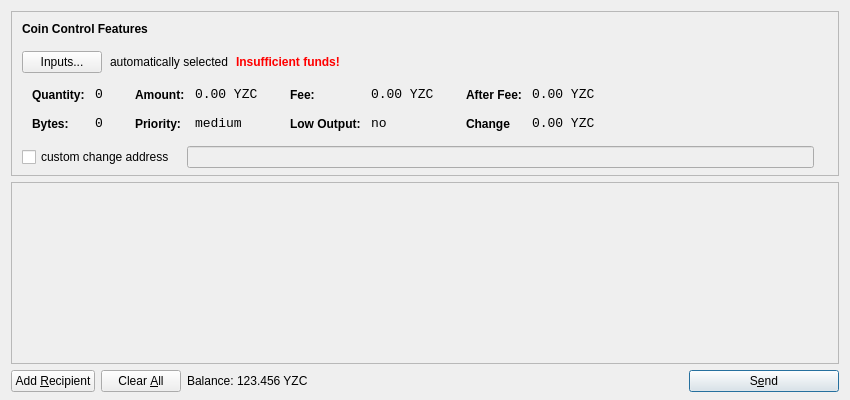
<?xml version="1.0" encoding="UTF-8"?>
<ui version="4.0">
 <class>SendCoinsDialog</class>
 <widget class="QDialog" name="SendCoinsDialog">
  <property name="geometry">
   <rect>
    <x>0</x>
    <y>0</y>
    <width>850</width>
    <height>400</height>
   </rect>
  </property>
  <property name="windowTitle">
   <string>Send Coins</string>
  </property>
  <layout class="QVBoxLayout" name="verticalLayout" stretch="0,1,0">
   <property name="bottomMargin">
    <number>8</number>
   </property>
   <item>
    <widget class="QFrame" name="frameCoinControl">
     <property name="sizePolicy">
      <sizepolicy hsizetype="Expanding" vsizetype="Expanding">
       <horstretch>0</horstretch>
       <verstretch>0</verstretch>
      </sizepolicy>
     </property>
     <property name="maximumSize">
      <size>
       <width>16777215</width>
       <height>16777215</height>
      </size>
     </property>
     <property name="frameShape">
      <enum>QFrame::StyledPanel</enum>
     </property>
     <property name="frameShadow">
      <enum>QFrame::Sunken</enum>
     </property>
     <layout class="QVBoxLayout" name="verticalLayoutCoinControl2">
      <property name="spacing">
       <number>-1</number>
      </property>
      <property name="leftMargin">
       <number>0</number>
      </property>
      <property name="topMargin">
       <number>0</number>
      </property>
      <property name="rightMargin">
       <number>0</number>
      </property>
      <property name="bottomMargin">
       <number>6</number>
      </property>
      <item>
       <layout class="QVBoxLayout" name="verticalLayoutCoinControl" stretch="0,0,0,0,1">
        <property name="spacing">
         <number>0</number>
        </property>
        <property name="leftMargin">
         <number>10</number>
        </property>
        <property name="topMargin">
         <number>10</number>
        </property>
        <item>
         <layout class="QHBoxLayout" name="horizontalLayoutCoinControl1">
          <property name="bottomMargin">
           <number>15</number>
          </property>
          <item>
           <widget class="QLabel" name="labelCoinControlFeatures">
            <property name="sizePolicy">
             <sizepolicy hsizetype="Preferred" vsizetype="Maximum">
              <horstretch>0</horstretch>
              <verstretch>0</verstretch>
             </sizepolicy>
            </property>
            <property name="font">
             <font>
              <weight>75</weight>
              <bold>true</bold>
             </font>
            </property>
            <property name="styleSheet">
             <string notr="true">font-weight:bold;</string>
            </property>
            <property name="text">
             <string>Coin Control Features</string>
            </property>
           </widget>
          </item>
         </layout>
        </item>
        <item>
         <layout class="QHBoxLayout" name="horizontalLayoutCoinControl2" stretch="0,0,0,0">
          <property name="spacing">
           <number>8</number>
          </property>
          <property name="bottomMargin">
           <number>10</number>
          </property>
          <item>
           <widget class="QPushButton" name="pushButtonCoinControl">
            <property name="styleSheet">
             <string notr="true"/>
            </property>
            <property name="text">
             <string>Inputs...</string>
            </property>
           </widget>
          </item>
          <item>
           <widget class="QLabel" name="labelCoinControlAutomaticallySelected">
            <property name="text">
             <string>automatically selected</string>
            </property>
            <property name="margin">
             <number>5</number>
            </property>
           </widget>
          </item>
          <item>
           <widget class="QLabel" name="labelCoinControlInsuffFunds">
            <property name="font">
             <font>
              <weight>75</weight>
              <bold>true</bold>
             </font>
            </property>
            <property name="styleSheet">
             <string notr="true">color:red;font-weight:bold;</string>
            </property>
            <property name="text">
             <string>Insufficient funds!</string>
            </property>
            <property name="margin">
             <number>5</number>
            </property>
           </widget>
          </item>
          <item>
           <spacer name="horizontalSpacerCoinControl">
            <property name="orientation">
             <enum>Qt::Horizontal</enum>
            </property>
            <property name="sizeHint" stdset="0">
             <size>
              <width>40</width>
              <height>1</height>
             </size>
            </property>
           </spacer>
          </item>
         </layout>
        </item>
        <item>
         <widget class="QWidget" name="widgetCoinControl" native="true">
          <property name="sizePolicy">
           <sizepolicy hsizetype="Preferred" vsizetype="Preferred">
            <horstretch>0</horstretch>
            <verstretch>0</verstretch>
           </sizepolicy>
          </property>
          <property name="minimumSize">
           <size>
            <width>0</width>
            <height>0</height>
           </size>
          </property>
          <property name="styleSheet">
           <string notr="true"/>
          </property>
          <layout class="QHBoxLayout" name="horizontalLayoutCoinControl5">
           <property name="margin">
            <number>0</number>
           </property>
           <item>
            <layout class="QHBoxLayout" name="horizontalLayoutCoinControl3" stretch="0,0,0,1">
             <property name="spacing">
              <number>20</number>
             </property>
             <property name="topMargin">
              <number>0</number>
             </property>
             <property name="bottomMargin">
              <number>10</number>
             </property>
             <item>
              <layout class="QFormLayout" name="formLayoutCoinControl1">
               <property name="horizontalSpacing">
                <number>10</number>
               </property>
               <property name="verticalSpacing">
                <number>14</number>
               </property>
               <property name="leftMargin">
                <number>10</number>
               </property>
               <property name="topMargin">
                <number>4</number>
               </property>
               <property name="rightMargin">
                <number>6</number>
               </property>
               <item row="0" column="0">
                <widget class="QLabel" name="labelCoinControlQuantityText">
                 <property name="styleSheet">
                  <string notr="true">font-weight:bold;</string>
                 </property>
                 <property name="text">
                  <string>Quantity:</string>
                 </property>
                 <property name="margin">
                  <number>0</number>
                 </property>
                </widget>
               </item>
               <item row="0" column="1">
                <widget class="QLabel" name="labelCoinControlQuantity">
                 <property name="font">
                  <font>
                   <family>Monospace</family>
                   <pointsize>10</pointsize>
                  </font>
                 </property>
                 <property name="cursor">
                  <cursorShape>IBeamCursor</cursorShape>
                 </property>
                 <property name="contextMenuPolicy">
                  <enum>Qt::ActionsContextMenu</enum>
                 </property>
                 <property name="text">
                  <string>0</string>
                 </property>
                 <property name="margin">
                  <number>0</number>
                 </property>
                 <property name="textInteractionFlags">
                  <set>Qt::LinksAccessibleByMouse|Qt::TextSelectableByKeyboard|Qt::TextSelectableByMouse</set>
                 </property>
                </widget>
               </item>
               <item row="1" column="0">
                <widget class="QLabel" name="labelCoinControlBytesText">
                 <property name="styleSheet">
                  <string notr="true">font-weight:bold;</string>
                 </property>
                 <property name="text">
                  <string>Bytes:</string>
                 </property>
                </widget>
               </item>
               <item row="1" column="1">
                <widget class="QLabel" name="labelCoinControlBytes">
                 <property name="font">
                  <font>
                   <family>Monospace</family>
                   <pointsize>10</pointsize>
                  </font>
                 </property>
                 <property name="cursor">
                  <cursorShape>IBeamCursor</cursorShape>
                 </property>
                 <property name="contextMenuPolicy">
                  <enum>Qt::ActionsContextMenu</enum>
                 </property>
                 <property name="text">
                  <string>0</string>
                 </property>
                 <property name="textInteractionFlags">
                  <set>Qt::LinksAccessibleByMouse|Qt::TextSelectableByKeyboard|Qt::TextSelectableByMouse</set>
                 </property>
                </widget>
               </item>
              </layout>
             </item>
             <item>
              <layout class="QFormLayout" name="formLayoutCoinControl2">
               <property name="horizontalSpacing">
                <number>10</number>
               </property>
               <property name="verticalSpacing">
                <number>14</number>
               </property>
               <property name="leftMargin">
                <number>6</number>
               </property>
               <property name="topMargin">
                <number>4</number>
               </property>
               <property name="rightMargin">
                <number>6</number>
               </property>
               <item row="0" column="0">
                <widget class="QLabel" name="labelCoinControlAmountText">
                 <property name="styleSheet">
                  <string notr="true">font-weight:bold;</string>
                 </property>
                 <property name="text">
                  <string>Amount:</string>
                 </property>
                 <property name="margin">
                  <number>0</number>
                 </property>
                </widget>
               </item>
               <item row="0" column="1">
                <widget class="QLabel" name="labelCoinControlAmount">
                 <property name="font">
                  <font>
                   <family>Monospace</family>
                   <pointsize>10</pointsize>
                  </font>
                 </property>
                 <property name="cursor">
                  <cursorShape>IBeamCursor</cursorShape>
                 </property>
                 <property name="contextMenuPolicy">
                  <enum>Qt::ActionsContextMenu</enum>
                 </property>
                 <property name="text">
                  <string notr="true">0.00 YZC</string>
                 </property>
                 <property name="textInteractionFlags">
                  <set>Qt::LinksAccessibleByMouse|Qt::TextSelectableByKeyboard|Qt::TextSelectableByMouse</set>
                 </property>
                </widget>
               </item>
               <item row="1" column="0">
                <widget class="QLabel" name="labelCoinControlPriorityText">
                 <property name="styleSheet">
                  <string notr="true">font-weight:bold;</string>
                 </property>
                 <property name="text">
                  <string>Priority:</string>
                 </property>
                </widget>
               </item>
               <item row="1" column="1">
                <widget class="QLabel" name="labelCoinControlPriority">
                 <property name="font">
                  <font>
                   <family>Monospace</family>
                   <pointsize>10</pointsize>
                  </font>
                 </property>
                 <property name="cursor">
                  <cursorShape>IBeamCursor</cursorShape>
                 </property>
                 <property name="contextMenuPolicy">
                  <enum>Qt::ActionsContextMenu</enum>
                 </property>
                 <property name="text">
                  <string>medium</string>
                 </property>
                 <property name="textInteractionFlags">
                  <set>Qt::LinksAccessibleByMouse|Qt::TextSelectableByKeyboard|Qt::TextSelectableByMouse</set>
                 </property>
                </widget>
               </item>
              </layout>
             </item>
             <item>
              <layout class="QFormLayout" name="formLayoutCoinControl3">
               <property name="horizontalSpacing">
                <number>10</number>
               </property>
               <property name="verticalSpacing">
                <number>14</number>
               </property>
               <property name="leftMargin">
                <number>6</number>
               </property>
               <property name="topMargin">
                <number>4</number>
               </property>
               <property name="rightMargin">
                <number>6</number>
               </property>
               <item row="0" column="0">
                <widget class="QLabel" name="labelCoinControlFeeText">
                 <property name="styleSheet">
                  <string notr="true">font-weight:bold;</string>
                 </property>
                 <property name="text">
                  <string>Fee:</string>
                 </property>
                 <property name="margin">
                  <number>0</number>
                 </property>
                </widget>
               </item>
               <item row="0" column="1">
                <widget class="QLabel" name="labelCoinControlFee">
                 <property name="font">
                  <font>
                   <family>Monospace</family>
                   <pointsize>10</pointsize>
                  </font>
                 </property>
                 <property name="cursor">
                  <cursorShape>IBeamCursor</cursorShape>
                 </property>
                 <property name="contextMenuPolicy">
                  <enum>Qt::ActionsContextMenu</enum>
                 </property>
                 <property name="text">
                  <string notr="true">0.00 YZC</string>
                 </property>
                 <property name="textInteractionFlags">
                  <set>Qt::LinksAccessibleByMouse|Qt::TextSelectableByKeyboard|Qt::TextSelectableByMouse</set>
                 </property>
                </widget>
               </item>
               <item row="1" column="0">
                <widget class="QLabel" name="labelCoinControlLowOutputText">
                 <property name="styleSheet">
                  <string notr="true">font-weight:bold;</string>
                 </property>
                 <property name="text">
                  <string>Low Output:</string>
                 </property>
                </widget>
               </item>
               <item row="1" column="1">
                <widget class="QLabel" name="labelCoinControlLowOutput">
                 <property name="font">
                  <font>
                   <family>Monospace</family>
                   <pointsize>10</pointsize>
                  </font>
                 </property>
                 <property name="cursor">
                  <cursorShape>IBeamCursor</cursorShape>
                 </property>
                 <property name="contextMenuPolicy">
                  <enum>Qt::ActionsContextMenu</enum>
                 </property>
                 <property name="text">
                  <string>no</string>
                 </property>
                 <property name="textInteractionFlags">
                  <set>Qt::LinksAccessibleByMouse|Qt::TextSelectableByKeyboard|Qt::TextSelectableByMouse</set>
                 </property>
                </widget>
               </item>
              </layout>
             </item>
             <item>
              <layout class="QFormLayout" name="formLayoutCoinControl4">
               <property name="horizontalSpacing">
                <number>10</number>
               </property>
               <property name="verticalSpacing">
                <number>14</number>
               </property>
               <property name="leftMargin">
                <number>6</number>
               </property>
               <property name="topMargin">
                <number>4</number>
               </property>
               <property name="rightMargin">
                <number>6</number>
               </property>
               <item row="0" column="0">
                <widget class="QLabel" name="labelCoinControlAfterFeeText">
                 <property name="styleSheet">
                  <string notr="true">font-weight:bold;</string>
                 </property>
                 <property name="text">
                  <string>After Fee:</string>
                 </property>
                 <property name="margin">
                  <number>0</number>
                 </property>
                </widget>
               </item>
               <item row="0" column="1">
                <widget class="QLabel" name="labelCoinControlAfterFee">
                 <property name="font">
                  <font>
                   <family>Monospace</family>
                   <pointsize>10</pointsize>
                  </font>
                 </property>
                 <property name="cursor">
                  <cursorShape>IBeamCursor</cursorShape>
                 </property>
                 <property name="contextMenuPolicy">
                  <enum>Qt::ActionsContextMenu</enum>
                 </property>
                 <property name="text">
                  <string notr="true">0.00 YZC</string>
                 </property>
                 <property name="textInteractionFlags">
                  <set>Qt::LinksAccessibleByMouse|Qt::TextSelectableByKeyboard|Qt::TextSelectableByMouse</set>
                 </property>
                </widget>
               </item>
               <item row="1" column="0">
                <widget class="QLabel" name="labelCoinControlChangeText">
                 <property name="styleSheet">
                  <string notr="true">font-weight:bold;</string>
                 </property>
                 <property name="text">
                  <string>Change</string>
                 </property>
                </widget>
               </item>
               <item row="1" column="1">
                <widget class="QLabel" name="labelCoinControlChange">
                 <property name="font">
                  <font>
                   <family>Monospace</family>
                   <pointsize>10</pointsize>
                  </font>
                 </property>
                 <property name="cursor">
                  <cursorShape>IBeamCursor</cursorShape>
                 </property>
                 <property name="contextMenuPolicy">
                  <enum>Qt::ActionsContextMenu</enum>
                 </property>
                 <property name="text">
                  <string notr="true">0.00 YZC</string>
                 </property>
                 <property name="textInteractionFlags">
                  <set>Qt::LinksAccessibleByMouse|Qt::TextSelectableByKeyboard|Qt::TextSelectableByMouse</set>
                 </property>
                </widget>
               </item>
              </layout>
             </item>
            </layout>
           </item>
          </layout>
         </widget>
        </item>
        <item>
         <layout class="QHBoxLayout" name="horizontalLayoutCoinControl4" stretch="0,0,0">
          <property name="spacing">
           <number>12</number>
          </property>
          <property name="sizeConstraint">
           <enum>QLayout::SetDefaultConstraint</enum>
          </property>
          <property name="topMargin">
           <number>5</number>
          </property>
          <property name="rightMargin">
           <number>5</number>
          </property>
          <item>
           <widget class="QCheckBox" name="checkBoxCoinControlChange">
            <property name="text">
             <string>custom change address</string>
            </property>
           </widget>
          </item>
          <item>
           <widget class="QLineEdit" name="lineEditCoinControlChange">
            <property name="enabled">
             <bool>false</bool>
            </property>
            <property name="sizePolicy">
             <sizepolicy hsizetype="Expanding" vsizetype="Fixed">
              <horstretch>0</horstretch>
              <verstretch>0</verstretch>
             </sizepolicy>
            </property>
           </widget>
          </item>
          <item>
           <widget class="QLabel" name="labelCoinControlChangeLabel">
            <property name="sizePolicy">
             <sizepolicy hsizetype="Preferred" vsizetype="Expanding">
              <horstretch>0</horstretch>
              <verstretch>0</verstretch>
             </sizepolicy>
            </property>
            <property name="minimumSize">
             <size>
              <width>0</width>
              <height>0</height>
             </size>
            </property>
            <property name="text">
             <string/>
            </property>
            <property name="margin">
             <number>3</number>
            </property>
           </widget>
          </item>
         </layout>
        </item>
        <item>
         <spacer name="verticalSpacerCoinControl">
          <property name="orientation">
           <enum>Qt::Vertical</enum>
          </property>
          <property name="sizeHint" stdset="0">
           <size>
            <width>800</width>
            <height>1</height>
           </size>
          </property>
         </spacer>
        </item>
       </layout>
      </item>
     </layout>
    </widget>
   </item>
   <item>
    <widget class="QScrollArea" name="scrollArea">
     <property name="widgetResizable">
      <bool>true</bool>
     </property>
     <widget class="QWidget" name="scrollAreaWidgetContents">
      <property name="geometry">
       <rect>
        <x>0</x>
        <y>0</y>
        <width>830</width>
        <height>165</height>
       </rect>
      </property>
      <layout class="QVBoxLayout" name="verticalLayout_2">
       <property name="margin">
        <number>0</number>
       </property>
       <item>
        <layout class="QVBoxLayout" name="entries">
         <property name="spacing">
          <number>6</number>
         </property>
        </layout>
       </item>
       <item>
        <spacer name="verticalSpacer">
         <property name="orientation">
          <enum>Qt::Vertical</enum>
         </property>
         <property name="sizeHint" stdset="0">
          <size>
           <width>20</width>
           <height>40</height>
          </size>
         </property>
        </spacer>
       </item>
      </layout>
     </widget>
    </widget>
   </item>
   <item>
    <layout class="QHBoxLayout" name="horizontalLayout">
     <item>
      <widget class="QPushButton" name="addButton">
       <property name="toolTip">
        <string>Send to multiple recipients at once</string>
       </property>
       <property name="text">
        <string>Add &amp;Recipient</string>
       </property>
       <property name="autoDefault">
        <bool>false</bool>
       </property>
      </widget>
     </item>
     <item>
      <widget class="QPushButton" name="clearButton">
       <property name="sizePolicy">
        <sizepolicy hsizetype="Minimum" vsizetype="Fixed">
         <horstretch>0</horstretch>
         <verstretch>0</verstretch>
        </sizepolicy>
       </property>
       <property name="toolTip">
        <string>Remove all transaction fields</string>
       </property>
       <property name="text">
        <string>Clear &amp;All</string>
       </property>
       <property name="autoRepeatDelay">
        <number>300</number>
       </property>
       <property name="autoDefault">
        <bool>false</bool>
       </property>
      </widget>
     </item>
     <item>
      <layout class="QHBoxLayout" name="horizontalLayout_2">
       <property name="spacing">
        <number>3</number>
       </property>
       <item>
        <widget class="QLabel" name="label">
         <property name="sizePolicy">
          <sizepolicy hsizetype="Preferred" vsizetype="Fixed">
           <horstretch>0</horstretch>
           <verstretch>0</verstretch>
          </sizepolicy>
         </property>
         <property name="text">
          <string>Balance:</string>
         </property>
        </widget>
       </item>
       <item>
        <widget class="QLabel" name="labelBalance">
         <property name="sizePolicy">
          <sizepolicy hsizetype="Preferred" vsizetype="Fixed">
           <horstretch>0</horstretch>
           <verstretch>0</verstretch>
          </sizepolicy>
         </property>
         <property name="cursor">
          <cursorShape>IBeamCursor</cursorShape>
         </property>
         <property name="text">
          <string notr="true">123.456 YZC</string>
         </property>
         <property name="textInteractionFlags">
          <set>Qt::LinksAccessibleByMouse|Qt::TextSelectableByKeyboard|Qt::TextSelectableByMouse</set>
         </property>
        </widget>
       </item>
      </layout>
     </item>
     <item>
      <spacer name="horizontalSpacer">
       <property name="orientation">
        <enum>Qt::Horizontal</enum>
       </property>
       <property name="sizeHint" stdset="0">
        <size>
         <width>40</width>
         <height>20</height>
        </size>
       </property>
      </spacer>
     </item>
     <item>
      <widget class="QPushButton" name="sendButton">
       <property name="minimumSize">
        <size>
         <width>150</width>
         <height>0</height>
        </size>
       </property>
       <property name="toolTip">
        <string>Confirm the send action</string>
       </property>
       <property name="text">
        <string>S&amp;end</string>
       </property>
       <property name="icon">
        <iconset resource="../bitcoin.qrc">
         <normaloff>:/icons/send</normaloff>:/icons/send</iconset>
       </property>
       <property name="default">
        <bool>true</bool>
       </property>
      </widget>
     </item>
    </layout>
   </item>
  </layout>
 </widget>
 <resources>
  <include location="../bitcoin.qrc"/>
 </resources>
 <connections/>
</ui>
